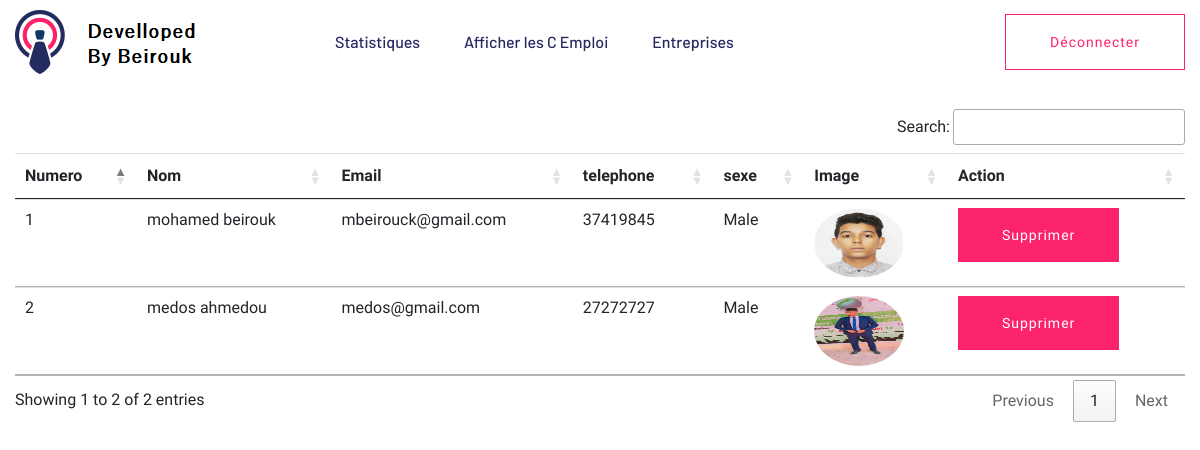
/liste_chercheurs_emploi/ (signed in), run on the app's committed database.
### myappdjf/models.py (models this page shows, shortened)
class C_emploi(models.Model):
    user = models.ForeignKey(User, on_delete=models.CASCADE)
    telephone = models.CharField(max_length=10)
    image = models.ImageField(upload_to="")
    sexe = models.CharField(max_length=10)
    type = models.CharField(max_length=15)
    description = models.TextField(max_length=400, default="", editable=False)
    experience = models.CharField(max_length=100, default="", editable=False)
    adresse = models.CharField(max_length=100, default="", editable=False)
    skills = models.CharField(max_length=200, default="", editable=False)

### myappdjf/views.py (the view)
# urls.py: path("liste_chercheurs_emploi/", views.liste_chercheurs_emploi, name="liste_chercheurs_emploi"),
def liste_chercheurs_emploi(request):
    if not request.user.is_authenticated:
        return redirect("/connexion_administrateur")
    c_emploi = C_emploi.objects.all()
    return render(request, "liste_chercheurs_emploi.html", {'c_emploi':c_emploi})

### myappdjf/templates/liste_chercheurs_emploi.html (shortened to what this page needs)
{% extends 'admin_navbar.html' %}
{% block body %}
<div class="container mt-4">
<table class="table table-hover" id="example">
    <thead>
        <tr>
            <th>Numero</th>
            <th>Nom</th>
            <th>Email </th>
            <th>telephone</th>
            <th>sexe</th>
            <th>Image</th>
            <th>Action</th>
        </tr>
    </thead>
    <tbody>
        {% for d in c_emploi %}
        <tr>
            <td>{{forloop.counter}}</td>
            <td>{{d.user.get_full_name}}</td>
            <td>{{d.user.email}}</td>
            <td>{{d.telephone}}</td>
            <td>{{d.sexe}}</td>
            <td><img src="{{d.image.url}}" class="rounded-circle" width="90px" height="70px"></td>
            <td><a href="/supprimer_un_chercheur_emploi/{{d.user.id}}/" class="btn btn-danger" onclick="return confirm('vouler vous supprimer ce candidature?')">supprimer</a></td>
        </tr>
        {% endfor %}
    </tbody>
</table>
</div>
{% endblock %}

### data on the page
C_emploi: user.get_full_name "mohamed beirouk", user.email "mbeirouck@gmail.com", telephone "37419845", sexe "Male", image (picture)
C_emploi: user.get_full_name "medos ahmedou", user.email "medos@gmail.com", telephone "27272727", sexe "Male", image (picture)
